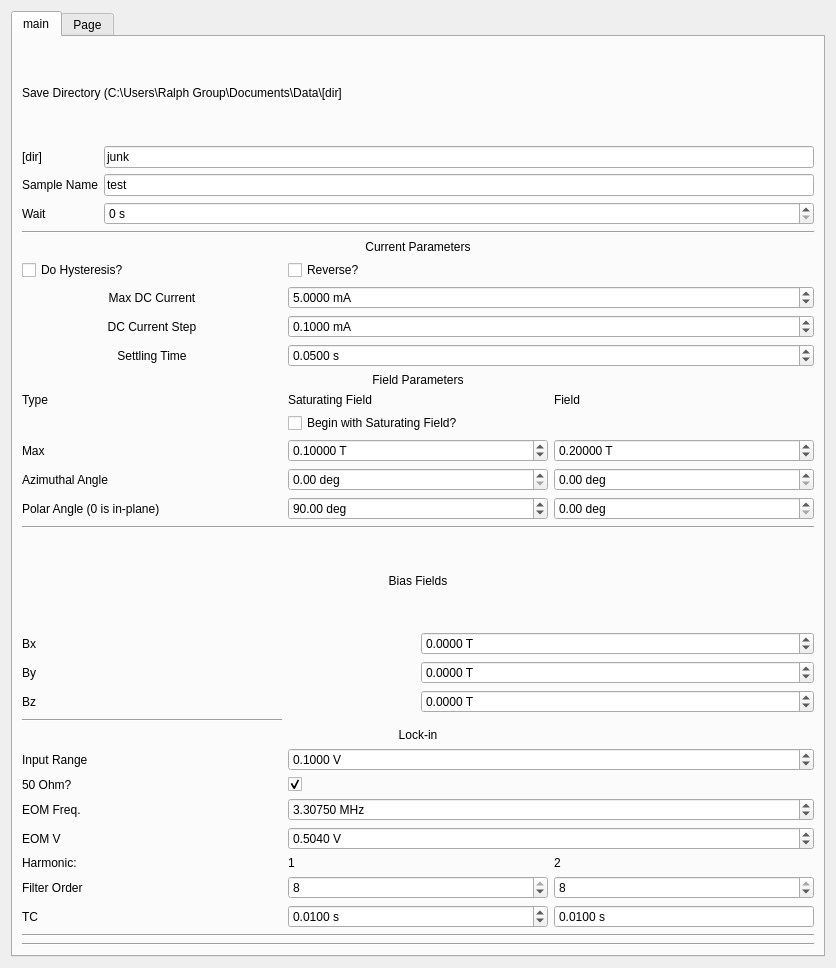
<?xml version="1.0" encoding="UTF-8"?>
<ui version="4.0">
 <class>Form</class>
 <widget class="QWidget" name="Form">
  <property name="geometry">
   <rect>
    <x>0</x>
    <y>0</y>
    <width>836</width>
    <height>968</height>
   </rect>
  </property>
  <property name="windowTitle">
   <string>Form</string>
  </property>
  <layout class="QVBoxLayout" name="verticalLayout">
   <item>
    <widget class="QTabWidget" name="tabWidget">
     <property name="toolTip">
      <string>&lt;html&gt;&lt;head/&gt;&lt;body&gt;&lt;p&gt;Field Parameters&lt;/p&gt;&lt;/body&gt;&lt;/html&gt;</string>
     </property>
     <property name="currentIndex">
      <number>0</number>
     </property>
     <widget class="QWidget" name="tab">
      <attribute name="title">
       <string>main</string>
      </attribute>
      <layout class="QVBoxLayout" name="verticalLayout_10">
       <item>
        <layout class="QGridLayout" name="save_params">
         <item row="4" column="1">
          <widget class="QLineEdit" name="sample_name">
           <property name="text">
            <string>test</string>
           </property>
           <property name="placeholderText">
            <string>test</string>
           </property>
          </widget>
         </item>
         <item row="0" column="0" colspan="2">
          <widget class="QLabel" name="label_8">
           <property name="text">
            <string>Save Directory (C:\Users\Ralph Group\Documents\Data\[dir]</string>
           </property>
           <property name="wordWrap">
            <bool>true</bool>
           </property>
          </widget>
         </item>
         <item row="3" column="1">
          <widget class="QLineEdit" name="save_dir">
           <property name="text">
            <string>junk</string>
           </property>
          </widget>
         </item>
         <item row="4" column="0">
          <widget class="QLabel" name="label_12">
           <property name="enabled">
            <bool>true</bool>
           </property>
           <property name="text">
            <string>Sample Name</string>
           </property>
          </widget>
         </item>
         <item row="3" column="0">
          <widget class="QLabel" name="label_22">
           <property name="text">
            <string>[dir]</string>
           </property>
          </widget>
         </item>
         <item row="5" column="0">
          <widget class="QLabel" name="label_9">
           <property name="text">
            <string>Wait</string>
           </property>
          </widget>
         </item>
         <item row="5" column="1">
          <widget class="QDoubleSpinBox" name="wait">
           <property name="suffix">
            <string> s</string>
           </property>
           <property name="decimals">
            <number>0</number>
           </property>
           <property name="maximum">
            <double>999999.000000000000000</double>
           </property>
          </widget>
         </item>
        </layout>
       </item>
       <item>
        <widget class="Line" name="line_3">
         <property name="orientation">
          <enum>Qt::Horizontal</enum>
         </property>
        </widget>
       </item>
       <item>
        <layout class="QGridLayout" name="lockin_params">
         <item row="0" column="0" colspan="3">
          <widget class="QLabel" name="label_7">
           <property name="text">
            <string>Current Parameters</string>
           </property>
           <property name="alignment">
            <set>Qt::AlignCenter</set>
           </property>
          </widget>
         </item>
         <item row="2" column="1" colspan="2">
          <widget class="QDoubleSpinBox" name="current">
           <property name="suffix">
            <string> mA</string>
           </property>
           <property name="decimals">
            <number>4</number>
           </property>
           <property name="minimum">
            <double>-50.000000000000000</double>
           </property>
           <property name="maximum">
            <double>50.000000000000000</double>
           </property>
           <property name="value">
            <double>5.000000000000000</double>
           </property>
          </widget>
         </item>
         <item row="12" column="0">
          <widget class="QLabel" name="label_16">
           <property name="text">
            <string>Azimuthal Angle</string>
           </property>
          </widget>
         </item>
         <item row="4" column="1" colspan="2">
          <widget class="QDoubleSpinBox" name="settling">
           <property name="suffix">
            <string> s</string>
           </property>
           <property name="decimals">
            <number>4</number>
           </property>
           <property name="value">
            <double>0.050000000000000</double>
           </property>
          </widget>
         </item>
         <item row="2" column="0">
          <widget class="QLabel" name="label_3">
           <property name="text">
            <string>Max DC Current</string>
           </property>
           <property name="alignment">
            <set>Qt::AlignCenter</set>
           </property>
          </widget>
         </item>
         <item row="11" column="0">
          <widget class="QLabel" name="label_18">
           <property name="text">
            <string>Max</string>
           </property>
          </widget>
         </item>
         <item row="4" column="0">
          <widget class="QLabel" name="label_20">
           <property name="text">
            <string>Settling Time</string>
           </property>
           <property name="alignment">
            <set>Qt::AlignCenter</set>
           </property>
          </widget>
         </item>
         <item row="11" column="2">
          <widget class="QDoubleSpinBox" name="sweep_field">
           <property name="suffix">
            <string> T</string>
           </property>
           <property name="decimals">
            <number>5</number>
           </property>
           <property name="minimum">
            <double>-0.900000000000000</double>
           </property>
           <property name="maximum">
            <double>0.900000000000000</double>
           </property>
           <property name="singleStep">
            <double>0.001000000000000</double>
           </property>
           <property name="value">
            <double>0.200000000000000</double>
           </property>
          </widget>
         </item>
         <item row="6" column="0" colspan="3">
          <widget class="QLabel" name="label_10">
           <property name="text">
            <string>Field Parameters</string>
           </property>
           <property name="alignment">
            <set>Qt::AlignCenter</set>
           </property>
          </widget>
         </item>
         <item row="11" column="1">
          <widget class="QDoubleSpinBox" name="saturating_field">
           <property name="suffix">
            <string> T</string>
           </property>
           <property name="decimals">
            <number>5</number>
           </property>
           <property name="minimum">
            <double>-0.900000000000000</double>
           </property>
           <property name="maximum">
            <double>0.900000000000000</double>
           </property>
           <property name="singleStep">
            <double>0.001000000000000</double>
           </property>
           <property name="value">
            <double>0.100000000000000</double>
           </property>
          </widget>
         </item>
         <item row="13" column="1">
          <widget class="QDoubleSpinBox" name="saturating_field_polar">
           <property name="suffix">
            <string> deg</string>
           </property>
           <property name="minimum">
            <double>0.000000000000000</double>
           </property>
           <property name="maximum">
            <double>360.000000000000000</double>
           </property>
           <property name="value">
            <double>90.000000000000000</double>
           </property>
          </widget>
         </item>
         <item row="13" column="0">
          <widget class="QLabel" name="label_19">
           <property name="text">
            <string>Polar Angle (0 is in-plane)</string>
           </property>
          </widget>
         </item>
         <item row="13" column="2">
          <widget class="QDoubleSpinBox" name="sweep_field_polar">
           <property name="suffix">
            <string> deg</string>
           </property>
           <property name="minimum">
            <double>0.000000000000000</double>
           </property>
           <property name="maximum">
            <double>360.000000000000000</double>
           </property>
          </widget>
         </item>
         <item row="12" column="1">
          <widget class="QDoubleSpinBox" name="saturating_field_azimuth">
           <property name="suffix">
            <string> deg</string>
           </property>
           <property name="minimum">
            <double>0.000000000000000</double>
           </property>
           <property name="maximum">
            <double>360.000000000000000</double>
           </property>
          </widget>
         </item>
         <item row="12" column="2">
          <widget class="QDoubleSpinBox" name="sweep_field_azimuth">
           <property name="suffix">
            <string> deg</string>
           </property>
           <property name="minimum">
            <double>0.000000000000000</double>
           </property>
           <property name="maximum">
            <double>360.000000000000000</double>
           </property>
          </widget>
         </item>
         <item row="9" column="1">
          <widget class="QCheckBox" name="saturate">
           <property name="text">
            <string>Begin with Saturating Field?</string>
           </property>
          </widget>
         </item>
         <item row="7" column="2">
          <widget class="QLabel" name="label_11">
           <property name="text">
            <string>Field</string>
           </property>
          </widget>
         </item>
         <item row="7" column="1">
          <widget class="QLabel" name="label_6">
           <property name="text">
            <string>Saturating Field</string>
           </property>
          </widget>
         </item>
         <item row="7" column="0">
          <widget class="QLabel" name="label_21">
           <property name="text">
            <string>Type</string>
           </property>
          </widget>
         </item>
         <item row="3" column="0">
          <widget class="QLabel" name="label_2">
           <property name="text">
            <string>DC Current Step</string>
           </property>
           <property name="alignment">
            <set>Qt::AlignCenter</set>
           </property>
          </widget>
         </item>
         <item row="3" column="1" colspan="2">
          <widget class="QDoubleSpinBox" name="current_step">
           <property name="suffix">
            <string> mA</string>
           </property>
           <property name="decimals">
            <number>4</number>
           </property>
           <property name="value">
            <double>0.100000000000000</double>
           </property>
          </widget>
         </item>
         <item row="1" column="0">
          <widget class="QCheckBox" name="hysteresis">
           <property name="text">
            <string>Do Hysteresis?</string>
           </property>
          </widget>
         </item>
         <item row="1" column="1">
          <widget class="QCheckBox" name="reverse">
           <property name="text">
            <string>Reverse?</string>
           </property>
          </widget>
         </item>
        </layout>
       </item>
       <item>
        <widget class="Line" name="line_2">
         <property name="orientation">
          <enum>Qt::Horizontal</enum>
         </property>
        </widget>
       </item>
       <item>
        <layout class="QGridLayout" name="gridLayout">
         <item row="1" column="0">
          <widget class="QLabel" name="label_23">
           <property name="text">
            <string>Bx</string>
           </property>
          </widget>
         </item>
         <item row="2" column="0">
          <widget class="QLabel" name="label_24">
           <property name="text">
            <string>By</string>
           </property>
          </widget>
         </item>
         <item row="3" column="0">
          <widget class="QLabel" name="label_29">
           <property name="text">
            <string>Bz</string>
           </property>
          </widget>
         </item>
         <item row="1" column="1">
          <widget class="QDoubleSpinBox" name="bias_field_x">
           <property name="suffix">
            <string> T</string>
           </property>
           <property name="decimals">
            <number>4</number>
           </property>
           <property name="minimum">
            <double>-0.280000000000000</double>
           </property>
           <property name="maximum">
            <double>0.280000000000000</double>
           </property>
          </widget>
         </item>
         <item row="2" column="1">
          <widget class="QDoubleSpinBox" name="bias_field_y">
           <property name="suffix">
            <string> T</string>
           </property>
           <property name="decimals">
            <number>4</number>
           </property>
           <property name="minimum">
            <double>-0.280000000000000</double>
           </property>
           <property name="maximum">
            <double>0.280000000000000</double>
           </property>
          </widget>
         </item>
         <item row="3" column="1">
          <widget class="QDoubleSpinBox" name="bias_field_z">
           <property name="suffix">
            <string> T</string>
           </property>
           <property name="decimals">
            <number>4</number>
           </property>
           <property name="minimum">
            <double>-0.150000000000000</double>
           </property>
           <property name="maximum">
            <double>0.150000000000000</double>
           </property>
          </widget>
         </item>
         <item row="0" column="0" colspan="2">
          <widget class="QLabel" name="label_28">
           <property name="text">
            <string>Bias Fields</string>
           </property>
           <property name="alignment">
            <set>Qt::AlignCenter</set>
           </property>
          </widget>
         </item>
        </layout>
       </item>
       <item>
        <layout class="QGridLayout" name="field_params">
         <item row="8" column="1">
          <widget class="QSpinBox" name="first_harm_order">
           <property name="minimum">
            <number>1</number>
           </property>
           <property name="maximum">
            <number>8</number>
           </property>
           <property name="value">
            <number>8</number>
           </property>
          </widget>
         </item>
         <item row="8" column="2">
          <widget class="QSpinBox" name="second_harm_order">
           <property name="minimum">
            <number>1</number>
           </property>
           <property name="maximum">
            <number>8</number>
           </property>
           <property name="value">
            <number>8</number>
           </property>
          </widget>
         </item>
         <item row="7" column="0">
          <widget class="QLabel" name="label_14">
           <property name="text">
            <string>Harmonic:</string>
           </property>
          </widget>
         </item>
         <item row="7" column="2">
          <widget class="QLabel" name="label_13">
           <property name="text">
            <string>2</string>
           </property>
          </widget>
         </item>
         <item row="9" column="0">
          <widget class="QLabel" name="label_5">
           <property name="text">
            <string>TC</string>
           </property>
          </widget>
         </item>
         <item row="9" column="2">
          <widget class="QDoubleSpinBox" name="second_harm_tc">
           <property name="buttonSymbols">
            <enum>QAbstractSpinBox::NoButtons</enum>
           </property>
           <property name="suffix">
            <string> s</string>
           </property>
           <property name="decimals">
            <number>4</number>
           </property>
           <property name="minimum">
            <double>0.000000000000000</double>
           </property>
           <property name="maximum">
            <double>50.000000000000000</double>
           </property>
           <property name="singleStep">
            <double>0.000010000000000</double>
           </property>
           <property name="value">
            <double>0.010000000000000</double>
           </property>
          </widget>
         </item>
         <item row="9" column="1">
          <widget class="QDoubleSpinBox" name="first_harm_tc">
           <property name="suffix">
            <string> s</string>
           </property>
           <property name="decimals">
            <number>4</number>
           </property>
           <property name="maximum">
            <double>50.000000000000000</double>
           </property>
           <property name="value">
            <double>0.010000000000000</double>
           </property>
          </widget>
         </item>
         <item row="8" column="0">
          <widget class="QLabel" name="label_17">
           <property name="text">
            <string>Filter Order</string>
           </property>
          </widget>
         </item>
         <item row="7" column="1">
          <widget class="QLabel" name="label_4">
           <property name="text">
            <string>1</string>
           </property>
          </widget>
         </item>
         <item row="4" column="0">
          <widget class="QLabel" name="label_25">
           <property name="text">
            <string>50 Ohm?</string>
           </property>
          </widget>
         </item>
         <item row="6" column="0">
          <widget class="QLabel" name="label_15">
           <property name="text">
            <string>EOM V</string>
           </property>
          </widget>
         </item>
         <item row="3" column="1" colspan="2">
          <widget class="QDoubleSpinBox" name="input_range">
           <property name="suffix">
            <string> V</string>
           </property>
           <property name="decimals">
            <number>4</number>
           </property>
           <property name="value">
            <double>0.100000000000000</double>
           </property>
          </widget>
         </item>
         <item row="5" column="0">
          <widget class="QLabel" name="label_27">
           <property name="text">
            <string>EOM Freq.</string>
           </property>
          </widget>
         </item>
         <item row="3" column="0">
          <widget class="QLabel" name="label_26">
           <property name="text">
            <string>Input Range</string>
           </property>
          </widget>
         </item>
         <item row="1" column="0" colspan="3">
          <widget class="QLabel" name="label">
           <property name="text">
            <string>Lock-in</string>
           </property>
           <property name="alignment">
            <set>Qt::AlignCenter</set>
           </property>
          </widget>
         </item>
         <item row="6" column="1" colspan="2">
          <widget class="QDoubleSpinBox" name="eom_voltage">
           <property name="suffix">
            <string> V</string>
           </property>
           <property name="decimals">
            <number>4</number>
           </property>
           <property name="value">
            <double>0.504000000000000</double>
           </property>
          </widget>
         </item>
         <item row="4" column="1" colspan="2">
          <widget class="QCheckBox" name="imp50">
           <property name="text">
            <string/>
           </property>
           <property name="checked">
            <bool>true</bool>
           </property>
           <property name="tristate">
            <bool>false</bool>
           </property>
          </widget>
         </item>
         <item row="5" column="1" colspan="2">
          <widget class="QDoubleSpinBox" name="f_eom">
           <property name="suffix">
            <string> MHz</string>
           </property>
           <property name="decimals">
            <number>5</number>
           </property>
           <property name="value">
            <double>3.307500000000000</double>
           </property>
          </widget>
         </item>
         <item row="0" column="0">
          <widget class="Line" name="line_4">
           <property name="orientation">
            <enum>Qt::Horizontal</enum>
           </property>
          </widget>
         </item>
        </layout>
       </item>
       <item>
        <widget class="Line" name="line">
         <property name="orientation">
          <enum>Qt::Horizontal</enum>
         </property>
        </widget>
       </item>
       <item>
        <widget class="Line" name="line_5">
         <property name="orientation">
          <enum>Qt::Horizontal</enum>
         </property>
        </widget>
       </item>
      </layout>
     </widget>
     <widget class="QWidget" name="tab_2">
      <attribute name="title">
       <string>Page</string>
      </attribute>
     </widget>
    </widget>
   </item>
  </layout>
 </widget>
 <resources/>
 <connections/>
</ui>
